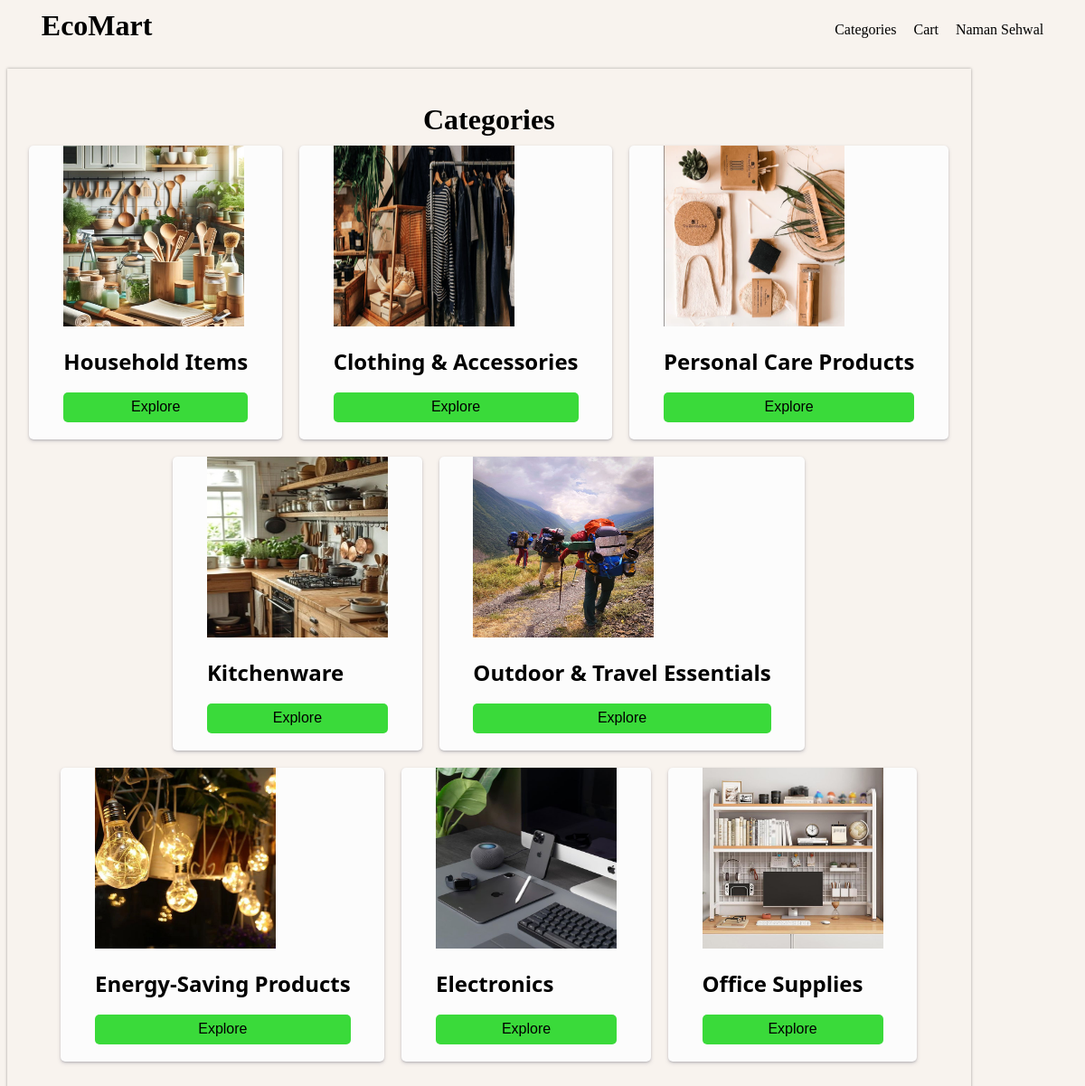
/category/ (signed in), run on the app's committed database.
### vault.py (models this page shows, shortened)
class User(Base):
    __tablename__ = 'users'
    id = Column(Integer, primary_key=True, autoincrement=True)
    name = Column('name',String)
    email = Column('email',String)
    password = Column('password', String)
    address = Column('address', String)
    phone_number = Column('phone_number', String)
    admin = Column('admin', Integer, default=0)

class Category(Base):
    __tablename__ = 'categories'
    id = Column(Integer, primary_key=True, autoincrement=True)
    name = Column('name',String)
    image = Column('image',String)
    date = Column('date',String)

### user_routes.py (the view)
@app.route('/category/')
def category():
    if 'user' in session:
        categories = agent.query(Category).all()
        user = agent.query(User).filter(User.id == session['user']).first()
        return render_template('user/category.html', categories=categories, user=user)
    else:
        return render_template('login/new.html')

### templates/user/category.html (shortened to what this page needs)
<!DOCTYPE html>
<html lang="en">
  <head>
    <link
      rel="stylesheet"
      type="text/css"
      href="{{ url_for('static',filename='styles/style.css') }}"
    />
  </head>
  <body>
    <div class="main">
      <div class="navigation">
        <a href="/">
          <h1>EcoMart</h1>
        </a>
        <div class="right-nav">
          <p><a href="/cart/{{user.id}}">Categories</a></p>
          <p><a href="/cart/{{user.id}}">Cart</a></p>
          <div class="dropdown">
            <p class="my-name">{{user.name}}</p>
          </div>
        </div>
      </div>
      <br />
      <div class="category">
        <h1>Categories</h1>
        <div class="product-list">
          {% for category in categories %}
          <div class="product">
            <div class="product-image">
              <img src="/static/assets/{{category.image}}" alt="" />
            </div>
            <div class="product-info">
              <br />
              <h2 class="product-name">{{category.name}}</h2>
              <br />
              <button
                class="add-to-cart"
                onclick="location.href='/home#{{category.name}}'"
              >
                Explore
              </button>
            </div>
          </div>
          {% endfor %}
        </div>
      </div>
    </div>
  </body>
</html>

### static/styles/style.css (style rules this page uses)
.product { width: fit-content; padding: 0cm 1cm 0.5cm 1cm; box-shadow: rgba(50, 50, 93, 0.25) 0px 2px 5px -1px, rgba(0, 0, 0, 0.3) 0px 1px 3px -1px; border-radius: 5px; background-color: rgb(252, 252, 252); }
.product-name { font-family: Noto Sans; }
.navigation { display: flex; padding: 0cm 1cm; align-items: center; justify-content: space-between; }
.my-name { cursor: pointer; }
.right-nav { display: flex; column-gap: 0.5cm; }
.dropdown { position: relative; display: inline-block; }
.add-to-cart { font-size: 16px; width: 100%; padding: 0.2cm; border: none; border-radius: 5px; background-color: #3ada3a; cursor: pointer; }
h2 { margin: 0px 0px; }
.category { display: flex; flex-direction: column; align-items: center; max-width: 90%; box-shadow: rgba(0, 0, 0, 0.35) 0px 0px 3px; padding: 1cm 0cm; }
.product-list { display: flex; flex-wrap: wrap; justify-content: center; column-gap: 0.5cm; row-gap: 0.5cm; }
img { width: 200px; height: 200px; }
h1 { margin: 0px 0px 10px 0px; }
a { text-decoration: none; color: black; }
body { background-color: rgb(248, 243, 238); }

### data on the page
User: name "Naman Sehwal"
Category: image (picture), name "Household Items"
Category: image (picture), name "Clothing & Accessories"
Category: image (picture), name "Personal Care Products"
Category: image (picture), name "Kitchenware"
Category: image (picture), name "Outdoor & Travel Essentials"
Category: image (picture), name "Energy-Saving Products"
Category: image (picture), name "Electronics"
Category: image (picture), name "Office Supplies"
